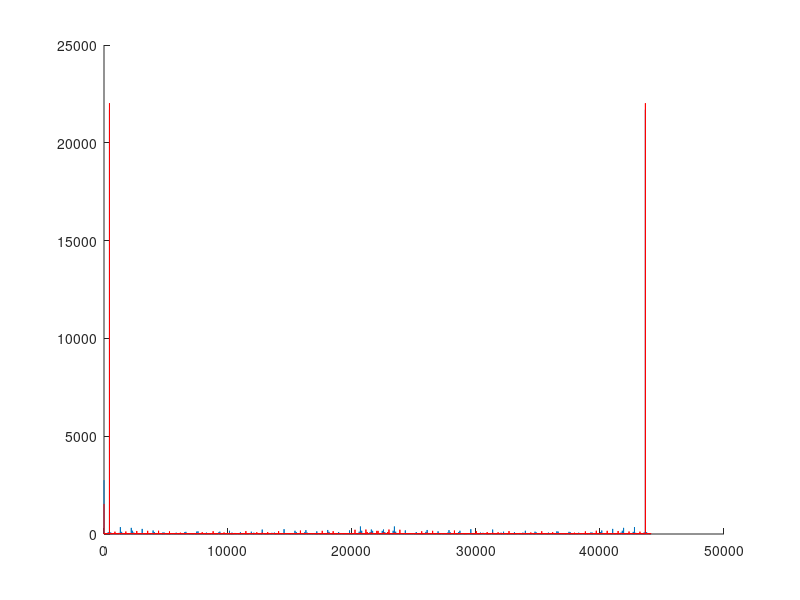
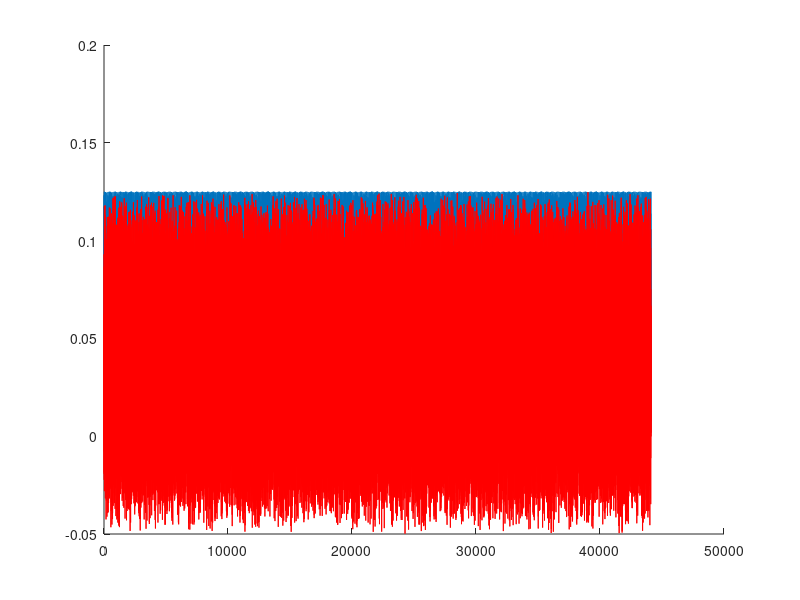

The MATLAB source for these figures, in order:
close all;
clear all;

T = 1;
Fs = 44100;
dt = 1/Fs;
F = 440;
N = 8;

t = 0:dt:T-dt;

s = sin(2*pi*F*t);
q = floor(s*N)/N;
n = 0.05*rand(1,length(t));
q2 = floor((s + n)*N)/N;

hold on;
plot((abs(fft(q))));
plot((abs(fft(q2))), 'r');

figure;
hold on;
plot(s-q);
plot(s-q2, 'r');

%soundsc(q, Fs);
soundsc(q2, Fs);

